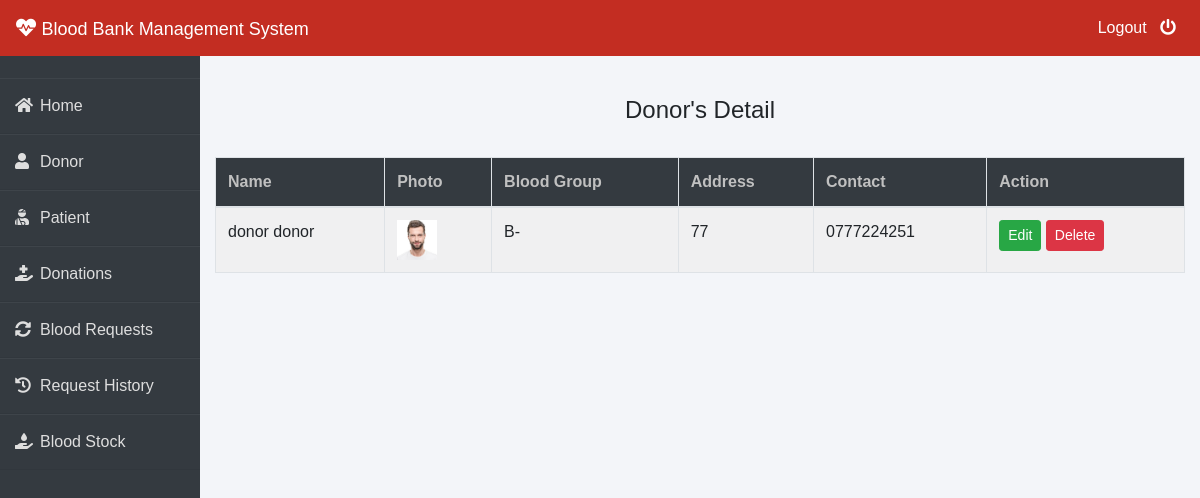
Page /admin-donor (signed in) on the committed database.
### donor/models.py (models this page shows, shortened)
class Donor(models.Model):
    user=models.OneToOneField(User,on_delete=models.CASCADE)
    profile_pic= models.ImageField(upload_to='profile_pic/Donor/',null=True,blank=True)
    bloodgroup=models.CharField(max_length=10)
    address = models.CharField(max_length=40)
    mobile = models.CharField(max_length=20,null=False)
    @property
    def get_name(self):
        return self.user.first_name+" "+self.user.last_name

### blood/views.py (the view)
# urls.py: path('admin-donor', views.admin_donor_view,name='admin-donor'),
@login_required(login_url='adminlogin')
def admin_donor_view(request):
    donors=dmodels.Donor.objects.all()
    return render(request,'blood/admin_donor.html',{'donors':donors})

### templates/blood/admin_donor.html
{% extends 'blood/adminbase.html' %}
{% block content %}
{% load widget_tweaks %}
{%load static%}
<br><br>
<div class="container">
    <H4 class="text-center">Donor's Detail</H4><br>
    <table class="table table-light table-hover table-bordered table-striped">
        <thead class="bg-dark">
            <tr>
                <th scope="col" style="color: rgb(192, 192, 192);">Name</th>
                <th scope="col" style="color: rgb(192, 192, 192);">Photo</th>
                <th scope="col" style="color: rgb(192, 192, 192);">Blood Group</th>
                <th scope="col" style="color: rgb(192, 192, 192);">Address</th>
                <th scope="col" style="color: rgb(192, 192, 192);">Contact</th>
                <th style="color: rgb(192, 192, 192);">Action</th>
            </tr>
        </thead>
        <tbody>
            {% for t in donors %}
            <tr>
                <td> {{t.get_name}}</td>
                <td> <img src="{% static t.profile_pic.url %}" alt="Profile Pic" height="40px" width="40px" /></td>
                <td>{{t.bloodgroup}}</td>
                <td>{{t.address}}</td>
                <td>{{t.mobile}}</td>
                <td>
                    <button class="btn btn-success btn-sm"><a  style="text-decoration: none;color: white;" href="{% url 'update-donor' t.id  %}">Edit</a> </button>
                    <button class="btn btn-danger btn-sm"><a  style="text-decoration: none;color: white;" href="{% url 'delete-donor' t.id  %}">Delete</a> </button>
                </td>
            </tr>
            {% endfor %}
        </tbody>
    </table>
</div>
{% endblock content %}

### templates/blood/adminbase.html (style rules this page uses)
* { margin: 0; padding: 0; box-sizing: border-box; list-style: none; text-decoration: none; font-family: 'Josefin Sans', sans-serif; }
body { background-color: #f3f5f9; }

### rows in the picture
Donor: get_name "donor donor", profile_pic (picture), bloodgroup "B-", address "77", mobile "0777224251"
